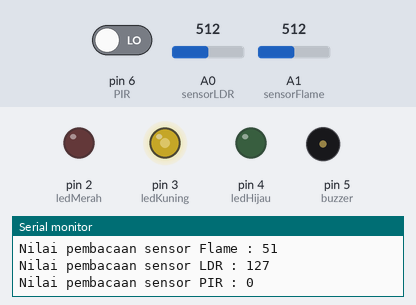
Recording of a sketch running on a simulated Arduino Uno, built with avr-gcc and run on an emulated ATmega328P. Parts: output pins drawn as LEDs (lit = HIGH), buzzer (waves = sounding, pin HIGH), the last lines printed to the serial monitor. The test bench sets the inputs (shaded band); at power-on: A0 (sensorLDR) = 512, A1 (sensorFlame) = 512, pin 6 (PIR) LOW.

Above: at 4.2 s.
4.3 s: A0 (sensorLDR) set to 716
At 8.01 s:
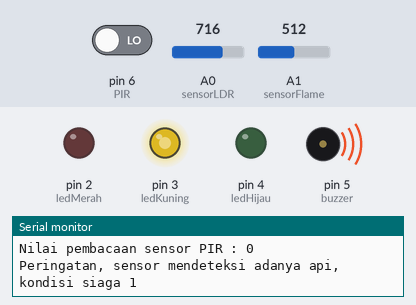
10.0 s: A0 (sensorLDR) set to 900
At 14.2 s:
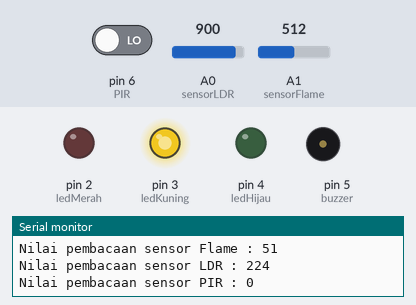
14.4 s: A1 (sensorFlame) set to 1023
At 14.89 s:
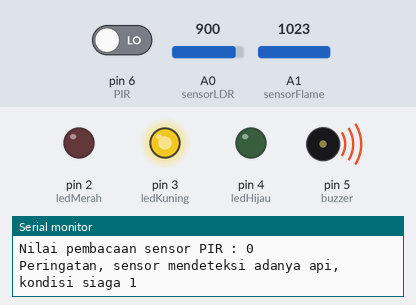
20.7 s: A0 (sensorLDR) set to 122
At 22.7 s:
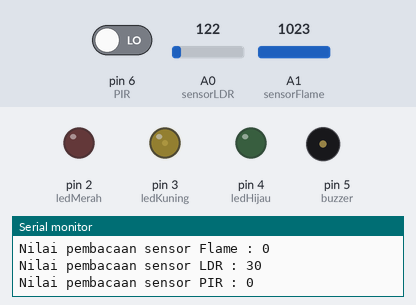
25.1 s: A1 (sensorFlame) set to 971
29.5 s: A1 (sensorFlame) set to 947
At 31.3 s:
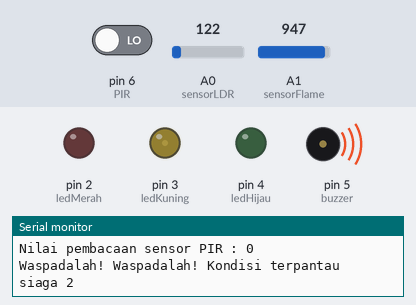
Timing chart, 0 to 36.5 s (numbered marks = the images above; inputs shaded):
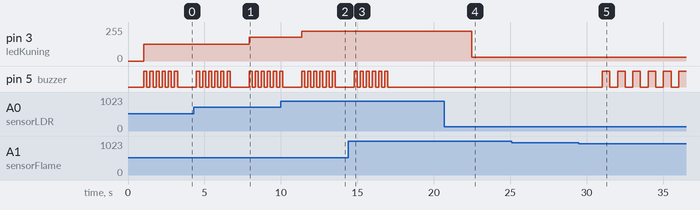

The sketch:

4-11-21_Arduino_PIR_LDR_Flame.ino
```cpp
// Inisialisasi pin Arduino
int sensorLDR = A0;
int sensorFlame = A1;
int PIR = 6;
int buzzer = 5;
int ledMerah = 2, ledKuning = 3, ledHijau = 4;

void setup() {
  Serial.begin(9600);

  // Deklarasi pin sebgai Input/Output
  pinMode(sensorFlame, INPUT);
  pinMode(sensorLDR, INPUT);
  pinMode(PIR, INPUT);
  pinMode(buzzer, OUTPUT);
  pinMode(ledMerah, OUTPUT);
  pinMode(ledKuning, OUTPUT);
  pinMode(ledHijau, OUTPUT);

}

void loop() {
  // Membaca nilai pada masing-masing sensor
  int sensorReadFlame = map(analogRead(sensorFlame), 1023, 23, 0, 100);
  int sensorReadLDR = map(analogRead(sensorLDR), 0, 1024, 0, 255);
  int sensorReadPIR = digitalRead(PIR);

  // Menampilkan nilai masing-masing sensor pada Serial Monitor
  Serial.println("Nilai pembacaan sensor Flame : " + String(sensorReadFlame));
  Serial.println("Nilai pembacaan sensor LDR : " + String(sensorReadLDR));
  Serial.println("Nilai pembacaan sensor PIR : " + String(sensorReadPIR));
  delay(1000);

  // Sensor LDR pada LED
  analogWrite(ledKuning, sensorReadLDR);

  // Sensor Flame dan Serial Monitor
  if(sensorReadFlame <= 5){
    Serial.println("Kondisi terpantau aman, Gan");
//    digitalWrite(ledHijau, HIGH);
//    digitalWrite(ledMerah, LOW);
//    digitalWrite(ledKuning, LOW);
//    kondisi(ledHijau, ledMerah, ledKuning);
  }
  else if(sensorReadFlame > 5 && sensorReadFlame <= 50){
    Serial.println("Waspadalah! Waspadalah! Kondisi terpantau siaga 2");
//    digitalWrite(ledKuning, HIGH);
//    digitalWrite(ledMerah, LOW);
//    digitalWrite(ledHijau, LOW);
//    kondisi(ledKuning, ledMerah, ledHijau);
    for(int i = 0; i <= 5; i++){
      digitalWrite(buzzer, HIGH);
      delay(500);
      digitalWrite(buzzer, LOW);
      delay(500);
    }
  }
  else if(sensorReadFlame > 50){
    Serial.println("Peringatan, sensor mendeteksi adanya api, kondisi siaga 1");
//    digitalWrite(ledMerah, HIGH);
//    digitalWrite(ledKuning, LOW);
//    digitalWrite(ledHijau, LOW);
//    kondisi(ledMerah, ledKuning, ledHijau);
    for(int i = 0; i <= 5; i++){
      digitalWrite(buzzer, HIGH);
      delay(200);
      digitalWrite(buzzer, LOW);
      delay(200);
    }
  }
}

//void kondisi(int led1, int led2, int led3){
//  digitalWrite(led1, HIGH);
//  digitalWrite(led2, LOW);
//  digitalWrite(led3, LOW);
//}
```

Measured:
- the behaviour switches between 964 and 963 on A1 (sensorFlame) (found by bisection; images 4 and 5)
- after the input at 4.3 s, pin 3 (ledKuning): 127/255 → 178/255 after 3.6 s
- after the input at 10.0 s, pin 3 (ledKuning): 178/255 → 224/255 after 1.4 s
- after the input at 14.4 s, pin 5 (buzzer): goes on until 17.0 s, then stays LOW
- after the input at 20.7 s, pin 3 (ledKuning): 224/255 → 30/255 after 1.8 s
- after the input at 29.5 s, pin 5 (buzzer): alternates HIGH for 0.50 s and LOW for 0.50 s, starting after 1.5 s
